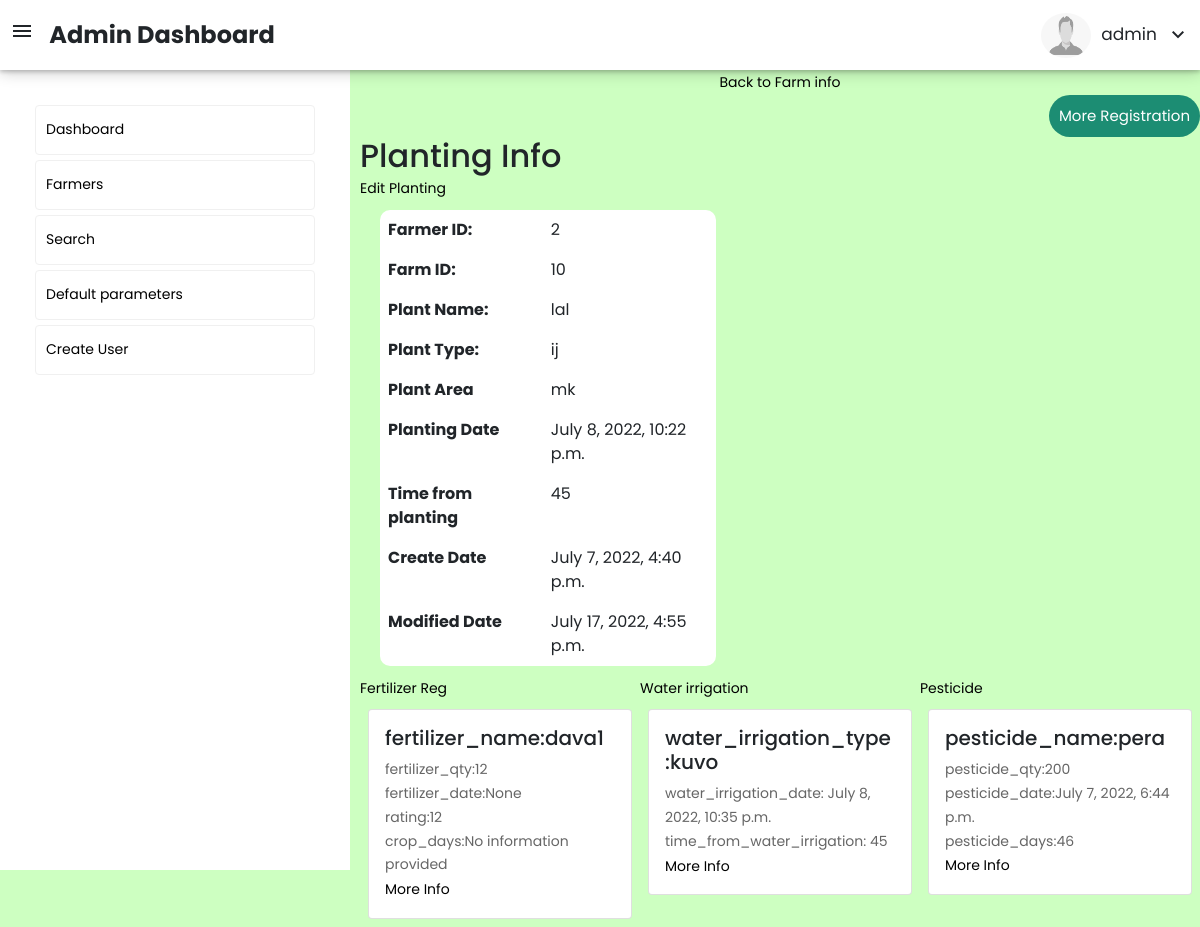
The page /planting/planting_id=5 (signed in) on the database as committed earlier.
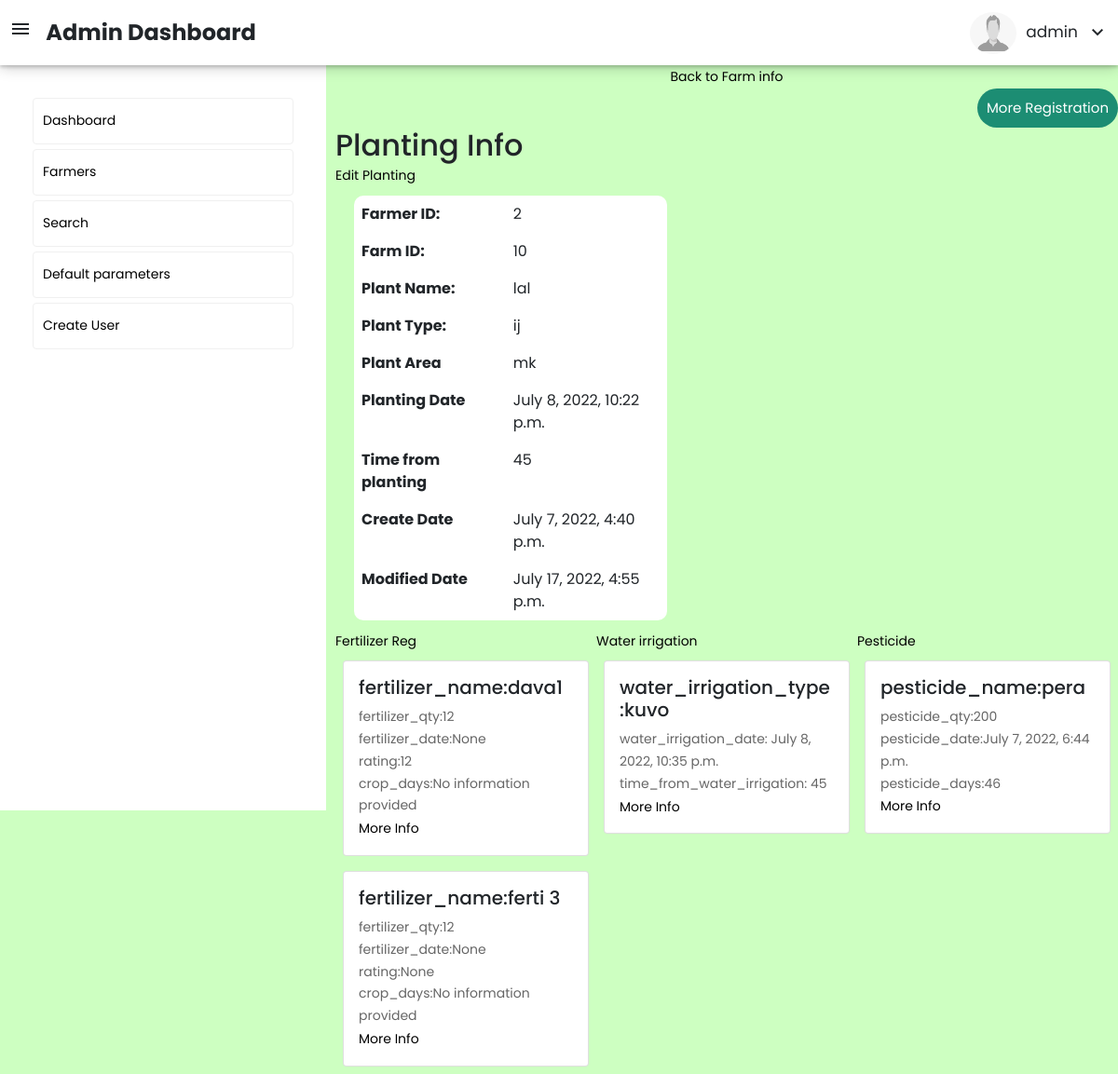
The same page on the database as committed later.
### adminaccess/models.py (models this page shows)
class Planting(models.Model):
    farmer_id = models.IntegerField()
    farm_id = models.IntegerField()
    planting_time = models.DateTimeField(max_length=50, blank=True, null=True)
    plant = models.CharField(max_length=50,blank=True, null=True)
    plant_type = models.CharField(max_length=50,blank=True, null=True)
    planting_area = models.CharField(max_length=50,blank=True, null=True)
    create_date = models.DateTimeField(auto_now_add=True,blank=True, null=True)
    modified_date = models.DateTimeField(auto_now=True,blank=True, null=True)

class Fertilizer(models.Model):
    farmer_id = models.IntegerField()
    farm_id = models.IntegerField()
    planting_id = models.IntegerField()
    fertilizer_name = models.CharField(max_length=50)
    fertilizer_qty = models.CharField(max_length=50,blank=True, null=True)
    fertilizer_qty_per_acre = models.CharField(max_length=50,blank=True, null=True)
    fertilizer_date = models.DateTimeField(blank=True, null=True)#selection
    rating = models.IntegerField(blank=True, null=True)
    creation_date = models.DateTimeField(auto_now_add=True,blank=True, null=True)
    modified_date = models.DateTimeField(auto_now=True,blank=True, null=True)

class Water_irrigation(models.Model):
    farmer_id = models.IntegerField()
    farm_id = models.IntegerField()
    planting_id = models.IntegerField()
    water_irrigation_type = models.CharField(max_length=50, blank=True, null=True)
    water_irrigation_date = models.DateTimeField(blank=True, null=True)#selection
    create_date = models.DateTimeField(auto_now_add=True,blank=True, null=True)
    modified_date = models.DateTimeField(auto_now=True,blank=True, null=True)

class Pesticide(models.Model):
    farmer_id = models.IntegerField()
    farm_id = models.IntegerField()
    planting_id = models.IntegerField()
    pesticide_name = models.CharField(max_length=50)
    pesticide_qty = models.CharField(max_length=50)
    reason = models.CharField(max_length=50,blank=True, null=True)
    pesticide_date = models.DateTimeField(auto_now_add=True,blank=True, null=True)#selection
    created_date = models.DateTimeField(auto_now_add=True,blank=True, null=True)
    modified_date = models.DateTimeField(auto_now=True,blank=True, null=True)

### adminaccess/views.py (the view)
# urls.py: path('planting/planting_id=<int:planting_id>', views.planting, name="planting"),
def planting(request,planting_id):
    farm_id = request.session['farm_id']
    farmer_id = request.session['farmer_id']
    planting_history = Planting.objects.filter(id=planting_id).values()[0]
    fertilizer = Fertilizer.objects.filter(planting_id=planting_id).values()
    water_irrigation = Water_irrigation.objects.filter(planting_id=planting_id).values()
    pesticide = Pesticide.objects.filter(planting_id=planting_id).values()
    date_now=datetime.now().date()
    if planting_history['planting_time'] != None:
        time_from_planting = (date_now-planting_history['planting_time'].date()).days
    else:
        time_from_planting = "No information provided"
    planting_history['time_from_planting'] = time_from_planting
    for fer in fertilizer:
       if fer['fertilizer_date'] != None:
           time_from_fertilizer = (date_now-fer['fertilizer_date'].date()).days
       else:
           time_from_fertilizer = "No information provided"
       fer['time_from_fertilizer'] = time_from_fertilizer
    for water in water_irrigation:
       if water['water_irrigation_date'] != None:
           time_from_water_irrigation = (date_now-water['water_irrigation_date'].date()).days
       else:
           time_from_water_irrigation = "No information provided"
       water['time_from_water_irrigation'] = time_from_water_irrigation
    for pes in pesticide:
       if pes['pesticide_date'] != None:
           time_from_prestiside = (date_now-pes['pesticide_date'].date()).days
       else:
           time_from_prestiside = "No information provided"
       pes['time_from_prestiside'] = time_from_prestiside
    data = {
        'farm_id':farm_id,
        'planting_id': planting_id,
        'planting_history': planting_history,
        'fertilizer': fertilizer,
        'water_irrigation': water_irrigation,
        'pesticide': pesticide
    }
    request.session['farmer_id'] = farmer_id
    request.session['farm_id'] = farm_id
    request.session['planting_id'] = planting_id
    return render(request,'forms/planting.html',data)

### templates/forms/planting.html (shortened to what this page needs)
{% extends 'dashboard/basic.html' %}
{% block body %}
{% load static %}
<body>
<div class="d-flex justify-content-center align-items-center">
    <button><a href="{% url 'farm_info' farm_id=farm_id%}">Back to Farm info</a></button>
</div>
<div class="d-flex justify-content-end">
<span class="dropdown">
  <button class="dropbtn">More Registration</button>
</span>
</div>
    <h2>Planting Info</h2>
    <table class="table table-borderless table-width-40 farmer_detail">
      <a href="/plant_edit/plant_id={{planting_history.id}}">Edit Planting</a>
        <tbody>
        <tr>
            <th scope="row">Farmer ID:</th>
            <td>{{planting_history.farmer_id}}</td>
          </tr>
        <tr>
            <th scope="row">Farm ID:</th>
            <td>{{planting_history.farm_id}}</td>
          </tr>
          <tr>
            <th scope="row">Plant Name:</th>
            <td>{{planting_history.plant}}</td>
          </tr>
          <tr>
            <th scope="row">Plant Type:</th>
            <td>{{planting_history.plant_type}}</td>
          </tr>
          <tr>
            <th scope="row">Plant Area</th>
            <td>{{planting_history.planting_area}}</td>
          </tr>
        <tr>
            <th scope="row">Planting Date</th>
            <td>{{planting_history.planting_time}}</td>
          </tr>
        <tr>
            <th scope="row">Time from planting</th>
            <td>{{planting_history.time_from_planting}}</td>
          </tr>
          <tr>
            <th scope="row">Create Date</th>
            <td>{{planting_history.create_date}}</td>
          </tr>
          <tr>
            <th scope="row">Modified Date</th>
            <td>{{planting_history.modified_date}}</td>
          </tr>
        </tbody>
      </table>
<div class="col-md-12 d-flex">
    <div class="col-md-4">
        <button><a href="{% url 'fertilizer_reg' %}">Fertilizer Reg</a></button>
    <div class="d-flex justify-content-evenly flex-wrap">
      {% for fer in fertilizer %}
      <div class="card m-2" style="width: 18rem;">
        <div class="card-body">
          <h5 class="card-title">fertilizer_name:{{fer.fertilizer_name}}</h5>
          <p class="card-text">fertilizer_qty:{{fer.fertilizer_qty}}</p>
          <p class="card-text">fertilizer_date:{{fer.fertilizer_date}}</p>
          <p class="card-text">rating:{{fer.rating}}</p>
          <p class="card-text">crop_days:{{fer.time_from_fertilizer}}</p>
            <button><a href="/fertilizer_info/fertilizer_id={{fer.id}}">More Info</a></button>
        </div>
      </div>
      {% endfor %}
    </div>
    </div>
    <div class="col-md-4">
        <button><a href="{% url 'water_irrigation_reg' %}">Water irrigation</a></button>
    <div class="d-flex justify-content-evenly flex-wrap">
      {% for water in water_irrigation %}
      <div class="card m-2" style="width: 18rem;">
        <div class="card-body">
          <h5 class="card-title">water_irrigation_type :{{water.water_irrigation_type}}</h5>
          <p class="card-text">water_irrigation_date: {{water.water_irrigation_date}}</p>
          <p class="card-text">time_from_water_irrigation: {{water.time_from_water_irrigation}}</p>
            <button><a href="/water_irrigation_info/water_irrigation_id={{water.id}}">More Info</a></button>
        </div>
      </div>
      {% endfor %}
    </div>
    </div>
    <div class="col-md-4">
        <button><a href="{% url 'pesticide_reg' %}">Pesticide</a></button>
    <div class="d-flex justify-content-evenly flex-wrap">
      {% for pes in pesticide %}
      <div class="card m-2" style="width: 18rem;">
        <div class="card-body">
          <h5 class="card-title">pesticide_name:{{pes.pesticide_name}}</h5>
          <p class="card-text">pesticide_qty:{{pes.pesticide_qty}}</p>
          <p class="card-text">pesticide_date:{{pes.pesticide_date}}</p>
          <p class="card-text">pesticide_days:{{pes.time_from_prestiside}}</p>
            <button><a href="/pesticide_info/pesticide_id={{pes.id}}">More Info</a></button>
        </div>
      </div>
      {% endfor %}
    </div>
    </div>
</div>
 {% endblock %}

### templates/dashboard/basic.html (shortened to what this page needs)
<!DOCTYPE html>
<html lang="en">
<head>
    {% load static %}
    <link href="https://cdn.jsdelivr.net/npm/bootstrap@5.1.3/dist/css/bootstrap.min.css" rel="stylesheet" />
    <link rel="stylesheet" type="text/css" href="static/fonts/font-awesome-4.7.0/css/font-awesome.min.css" />
    <link rel="stylesheet" type="text/css" href="static/vendor/animate/animate.css" />
    <link rel="stylesheet" type="text/css" href="static/vendor/css-hamburgers/hamburgers.min.css" />
    <link rel="stylesheet" type="text/css" href="static/vendor/select2/select2.min.css" />
    <link rel="stylesheet" type="text/css" href="static/css/util.css" />
    <link rel="stylesheet" type="text/css" href="static/css/main.css" />
    <link rel="stylesheet" href="{% static 'createuser.css' %}" />
    <link rel="stylesheet" href="{% static 'dot.css' %}" />
    <link rel="stylesheet" href="{% static 'rating.css' %}" />
</head>
<body>
    <nav class="navbar">
        <span class="admin_dash">
            <span id="menu_btn" class="material-symbols-outlined">menu</span> &nbsp;&nbsp;<span class="admin_dash_1">Admin Dashboard</span>
        </span>
        <div class="user_info">
            <div class="user_avtar"><img class="user_avtar_img" src="{% static 'images/DefaultProfilePicture.png' %}"
                    alt=""></div>
            <div class="user_name">{{ user.username }} &nbsp;
                <span id="hide_unhide_logout_btn" class="material-symbols-outlined">expand_more</span>
            </div>
        </div>
    </nav>
    <div id="side_menu" class="left_side_menu">
        <div class="side_menu_boxes" id="side_box_1"><a href="/"> Dashboard</a></div>
        <div class="side_menu_boxes" id="side_box_2"><a href="/farmers">Farmers</a></div>
        <div class="side_menu_boxes" id="side_box_3"><a href="/search">Search</a></div>
        <div class="side_menu_boxes" id="side_box_4"><a href="{% url 'default_parameters'%}">Default parameters</a>
        </div>
        <div class="side_menu_boxes" id="side_box_5"><a href="/createuser">Create User</a></div>
    </div>
    <div id="main_content">
        {% block body %} {% endblock %}
    </div>
</body>
</html>

### static/css/main.css (style rules this page uses)
* { margin: 0px; padding: 0px; box-sizing: border-box; }
body, html { height: 100%; font-family: 'Poppins', sans-serif; }
a { font-size: 14px; line-height: 1.7; color: #666666; margin: 0px; transition: all 0.4s; -webkit-transition: all 0.4s; -o-transition: all 0.4s; -moz-transition: all 0.4s; }
h1,h2,h3,h4,h5,h6 { margin: 0px; }
p { font-size: 14px; line-height: 1.7; color: #666666; margin: 0px; }
button { outline: none !important; border: none; background: transparent; }

### static/createuser.css (style rules this page uses)
body { background-color: rgb(205, 255, 193); font-family: 'Poppins', sans-serif; }
a { color: black; text-decoration: none; }
.table-width-40 { width: 40%; }
.farmer_detail { background-color: white; border-radius: 10px; margin: 10px 20px; }
.navbar { height: 70px; box-shadow: 0 2px 4px 0 rgba(0, 0, 0, 0.2), 0 3px 14px 0 rgba(0, 0, 0, 0.19); background-color: rgb(255, 255, 255); z-index: 1; position: sticky; top: 0; }
.admin_dash { margin-left: 10px; font-size: 24px; font-weight: bold; }
.user_info { float: right; display: flex; }
.user_avtar { width: 50px; height: 45px; border-radius: 50%; }
.user_avtar_img { width: 100%; height: 100%; border-radius: 50%; }
.user_name { display: flex; align-items: center; font-size: 17px; margin:0px 10px; }
.left_side_menu { position: fixed; width: 350px; height: 100vh; background-color: white; padding-top: 30px; }
.side_menu_boxes { width: 80%; height: 50px; border: 1px solid rgb(240, 240, 240); margin: auto; display: flex; align-items: center; padding-left: 10px; margin-top: 5px; border-radius: 4px; }
#main_content { margin-left: 360px; }

### static/dot.css (style rules this page uses)
.dropbtn { background-color: #1C8D73; color: white; padding: 10px; font-size: 15px; border: none; cursor: pointer; border-radius: 30px; }

Rows that differ between the two databases and show on the page:
added Fertilizer: fertilizer_name "ferti 3", fertilizer_qty "12", fertilizer_date "None", rating "None", time_from_fertilizer "No information provided"
